Frame 1 (no input): blank canvas, image omitted
Frame 60 (no input): blank canvas, image omitted
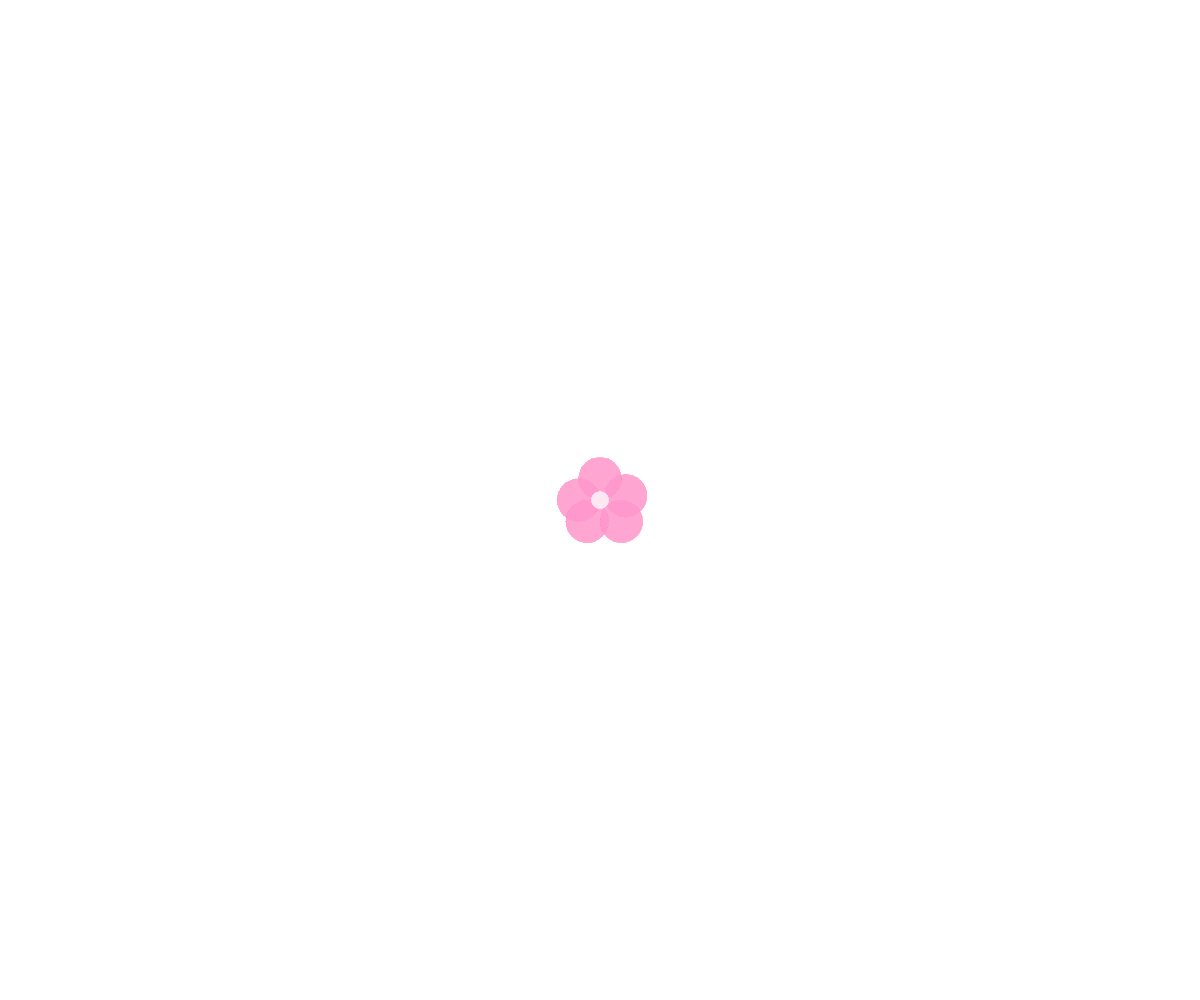
Frame 120 (the mouse pressed at the canvas centre since frame 60)

The p5.js sketch whose frames 1 and 60 were blank and that drew this single picture after the mouse press (run headless with seeded random() and noise() and a simulated clock; from frame 60 on, the mouse is pressed at the canvas centre):

// p5.js sketch
// ── sketch.js
let flowers= [];


function setup() {
  createCanvas(windowWidth, windowHeight);
}

function draw() {
  for (let i=0; i<flowers.length; i++){
  sakura(flowers[i].x, flowers[i].y, flowers[i].dim);
  }
}

function mousePressed(){
    let size = random(25, 50);
    let newpetal={
    x: mouseX,
    y: mouseY,
    dim: size,
    }
    flowers.push (newpetal);
}

function sakura(x, y, size) {
  noStroke();
  let petalColor = color(255, 148, 207);
  petalColor.setAlpha(10);
  fill(petalColor);
  ellipse(x - 0.5 * size, y, size);
  ellipse(x + size * 0.6, y - 0.1 * size, size);
  ellipse(x - size * 0.3, y + size * 0.5, size);
  ellipse(x + size * 0.5, y + size * 0.5, size);
  ellipse(x, y - size * .5, size);
  fill(color(255, 230, 243));
  ellipse(x, y, size * .4);
}
